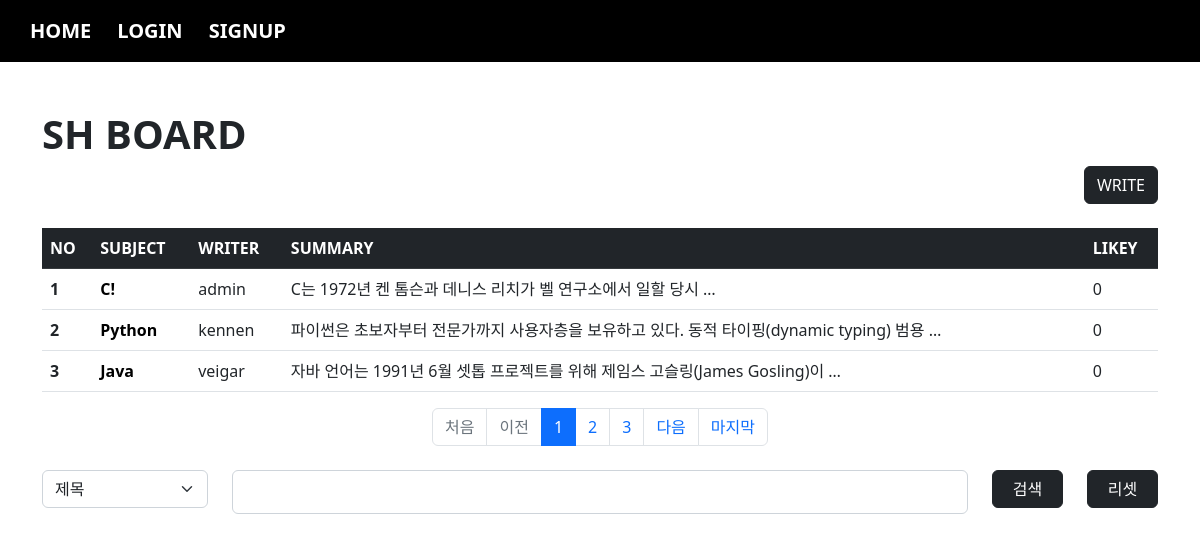
The app's page /board/index/ with its own data.
### board/models.py (models this page shows, shortened)
class Board(models.Model):
    subject = models.CharField(max_length=100)
    writer = models.ForeignKey(User, on_delete=models.CASCADE, related_name="writer")
    content = models.TextField()
    pubdate = models.DateTimeField()
    likey = models.ManyToManyField(User, blank=True, related_name="likey")

### acc/models.py (models this page shows, shortened)
class User(AbstractUser):
    comment = models.TextField(blank=True)
    point = models.IntegerField(default=0)
    pic = models.ImageField(upload_to="user/%y")

### board/views.py (the view)
# urls.py: path('index/', views.index, name="index"),
def index(request):
    cate = request.GET.get("cate", "")
    kw = request.GET.get("kw", "")
    pg = request.GET.get("page", 1)
    if kw:
        if cate == "sub":
            b = Board.objects.filter(subject__startswith=kw)
        elif cate == "wri":
            try:
                from acc.models import User
                u = User.objects.get(username=kw)
                b = Board.objects.filter(writer=u)
            except:
                b = Board.objects.none()
        elif cate == "con":
            b = Board.objects.filter(content__contains=kw)
    else:
        b = Board.objects.all()
    pag = Paginator(b, 3)
    obj = pag.get_page(pg)
    context = {
        "bset" : obj,
        "cate" : cate,
        "kw" : kw
    }
    return render(request, "board/index.html", context)

### templates/board/index.html (shortened to what this page needs)
{% extends 'base.html' %}
{% block con %}
    {% load mathfilters %}
    <h1><b>SH BOARD</b></h1>
    <div class="text-end">
        <a class="btn btn-dark" href="{% url 'board:create' %}">WRITE</a>
    </div>
    <table class="table table-hover mt-4">
        <thead>
            <tr class="table-dark">
                <th scope="col">NO</th>
                <th scope="col">SUBJECT</th>
                <th scope="col">WRITER</th>
                <th scope="col">SUMMARY</th>
                <th scope="col">LIKEY</th>
            </tr>
        </thead>
        <tbody>
            {% for i in bset %}
                <tr>
                    <th scope="row">{{ bset.start_index|add:forloop.counter0 }}</th>
                    <td><a href="{% url 'board:detail' i.id %}" class="sub">{{ i.subject }}</a></td>
                    <td>{{ i.writer }}</td>
                    <td>{{ i.content |truncatewords:10 }}</td>
                    <td>0</td>
                </tr>
            {% endfor %}
        </tbody>
    </table>
    <nav aria-label="Page navigation example">
        <ul class="pagination justify-content-center">
            {% if bset.has_previous %}
                <li class="page-item"><a class="page-link" href="{% url 'board:index' %}?page=1&cate={{cate}}&kw={{kw}}">처음</a></li>
                <li class="page-item"><a class="page-link" href="{% url 'board:index' %}?page={{ bset.previous_page_number }}&cate={{cate}}&kw={{kw}}">이전</a></li>
            {% else %}
                <li class="page-item disabled"><a class="page-link">처음</a></li>
                <li class="page-item disabled"><a class="page-link">이전</a></li>
            {% endif %}
            {% for i in bset.paginator.page_range %}
                {% if bset.number|add:2 >= i and i >= bset.number|sub:2 %}
                    <li class="page-item {% if bset.number == i %}active{% endif %}"><a class="page-link" href="{% url 'board:index' %}?page={{i}}&cate={{cate}}&kw={{kw}}">{{i}}</a></li>
                {% endif %}
            {% endfor %}
            {% if bset.has_next %}
                <li class="page-item"><a class="page-link" href="{% url 'board:index' %}?page={{bset.next_page_number}}&cate={{cate}}&kw={{kw}}">다음</a></li>
                <li class="page-item"><a class="page-link" href="{% url 'board:index' %}?page={{ bset.paginator.num_pages }}&cate={{cate}}&kw={{kw}}">마지막</a></li>
            {% else %}
                <li class="page-item disabled"><a class="page-link">다음</a></li>
                <li class="page-item disabled"><a class="page-link">마지막</a></li>
            {% endif %}
        </ul>
    </nav>
    <form>
        <div class="mt-4 row">
            <div class="col-sm-2">
                <select name="cate" class="form-select">
                    <option value="sub" {% if cate == "sub" %} selected {% endif %}>제목</option>
                </select>
            </div>
            <div class="col-sm-8">
                <input type="text" name="kw" value="{{kw}}" class="form-control">
            </div>
            <div class="col-sm-1">
                <button class="btn btn-dark" style="width: 100%;">검색</button>
            </div>
            <div class="col-sm-1">
                <a class="btn btn-dark" href="{% url 'board:index' %}" style="width: 100%;">리셋</a>
            </div>
        </div>
    </form>
{% endblock %}

### templates/base.html (shortened to what this page needs)
<!doctype html>
<html lang="en">
    <head>
        <link href="https://cdn.jsdelivr.net/npm/bootstrap@5.2.2/dist/css/bootstrap.min.css" rel="stylesheet">
    </head>
    <body>
        {% if user.is_authenticated %}
            <nav class="navbar navbar-expand-lg navbar-dark" style="background-color: rgb(0, 0, 0);">
                <div class="container-fluid">
                    <button class="navbar-toggler" type="button" data-bs-toggle="collapse" data-bs-target="#navbarSupportedContent" aria-controls="navbarSupportedContent" aria-expanded="false" aria-label="Toggle navigation">
                        <span class="navbar-toggler-icon"></span>
                    </button>
                    <div class="collapse navbar-collapse" id="navbarSupportedContent">
                        <ul class="navbar-nav me-auto mb-2 mb-lg-0">
                            <li class="nav-item">
                                <a class="nav-link active" aria-current="page" href="{% url 'acc:index' %}">HOME</a>
                            </li>
                            <li class="nav-item">
                                <a class="nav-link active" aria-current="page" href="{% url 'board:index' %}">BOARD</a>
                            </li>
                            <li class="nav-item dropdown">
                                <a class="nav-link dropdown-toggle" href="#" role="button" data-bs-toggle="dropdown" aria-expanded="false">
                                    {{ user }}
                                </a>
                                <ul class="dropdown-menu">
                                    <li><a class="dropdown-item" href="{% url 'acc:profile' %}">PROFILE</a></li>
                                    <li><hr class="dropdown-divider"></li>
                                    <li><a class="dropdown-item" href="{% url 'acc:logout' %}">LOGOUT</a></li>
                                </ul>
                            </li>
                        </ul>
                    </div>
                </div>
            </nav>
        {% else %}
            <nav class="navbar navbar-expand-lg navbar-dark" style="background-color: rgb(0, 0, 0);">
                <div class="container-fluid">
                    <div class="collapse navbar-collapse" id="navbarSupportedContent">
                        <ul class="navbar-nav me-auto mb-2 mb-lg-0">
                            <li class="nav-item">
                                <a class="nav-link active" aria-current="page" href="{% url 'acc:index' %}">HOME</a>
                            </li>
                            <li class="nav-item">
                                <a class="nav-link active" aria-current="page" href="{% url 'acc:login' %}">LOGIN</a>
                            </li>
                            <li class="nav-item">
                                <a class="nav-link active" aria-current="page" href="{% url 'acc:signup' %}">SIGNUP</a>
                            </li>
                        </ul>
                    </div>
                </div>
            </nav>
        {% endif %}
        <div class="container mt-5 mb-5">
            {% block con %}
            {% endblock %}
        </div>
    </body>
</html>

### templates/board/index.html (style rules this page uses)
.sub { text-decoration: none; color: black; font-weight: bold; }

### templates/base.html (style rules this page uses)
.nav-item { font-size: 20px; font-weight: bold; margin-left: 10px; }
.form-control { font-weight: bold; font-size: 20px; }

### records on screen
Board: start_index|add "1", subject "C!", writer "admin", content "C는 1972년 켄 톰슨과 데니스 리치가 벨 연구소에서 일할 당시 …"
Board: start_index|add "2", subject "Python", writer "kennen", content "파이썬은 초보자부터 전문가까지 사용자층을 보유하고 있다. 동적 타이핑(dynamic typing) 범용 …"
Board: start_index|add "3", subject "Java", writer "veigar", content "자바 언어는 1991년 6월 셋톱 프로젝트를 위해 제임스 고슬링(James Gosling)이 …"

### other values on screen
{{ i }} "1" "2" "3"
